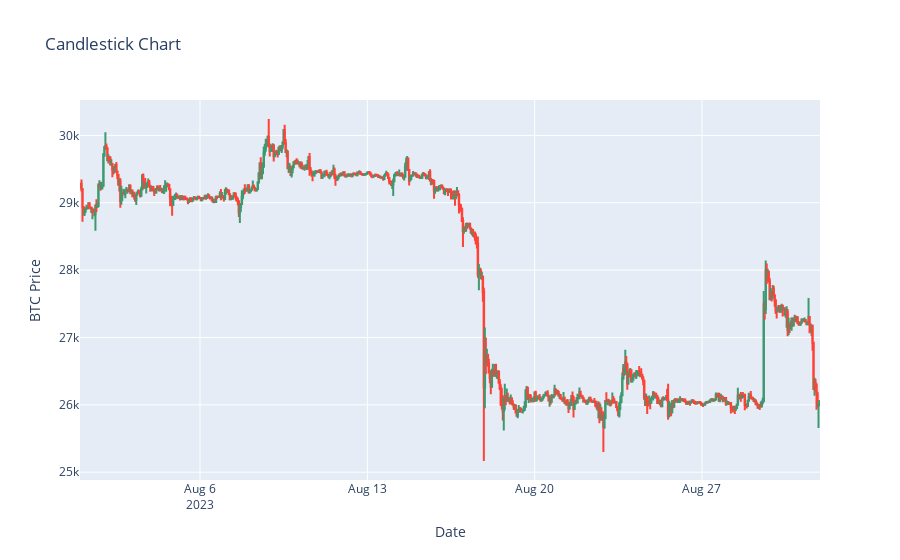

Here is the notebook cell this chart was saved with:
### Code cell
import pandas as pd
import plotly.graph_objects as go

klines['date'] = pd.to_datetime(klines['open_time'], unit='ms')

# Create a Candlestick chart
fig = go.Figure(data=[go.Candlestick(x=klines['date'],
                open=klines['open'],
                high=klines['high'],
                low=klines['low'],
                close=klines['close'])])

# Customize the layout
fig.update_layout(
    title='Candlestick Chart',
    yaxis_title='BTC Price',
    xaxis_title='Date',
    xaxis_rangeslider_visible=False  # Hides the range slider
)

# Show the figure
fig.show()

### Figure 1 — Plotly figure (JSON) as saved in the notebook; plotly's stock layout.template omitted (floating-point values rounded to 4 significant figures; data arrays with more than 128 entries replaced by an {"elided": "..."} marker saying what was removed)
{"data": [{"close": {"elided": "743 float values"}, "high": {"elided": "743 float values"}, "low": {"elided": "743 float values"}, "open": {"elided": "743 float values"}, "type": "candlestick", "x": {"elided": "743 str values"}}], "layout": {"autosize": true, "title": {"text": "Candlestick Chart"}, "xaxis": {"autorange": true, "range": ["2023-07-31 23:30", "2023-08-31 22:30"], "rangeslider": {"visible": false, "yaxis": {}}, "title": {"text": "Date"}, "type": "date"}, "yaxis": {"autorange": true, "range": [24880.0, 30530.0], "title": {"text": "BTC Price"}}}}
